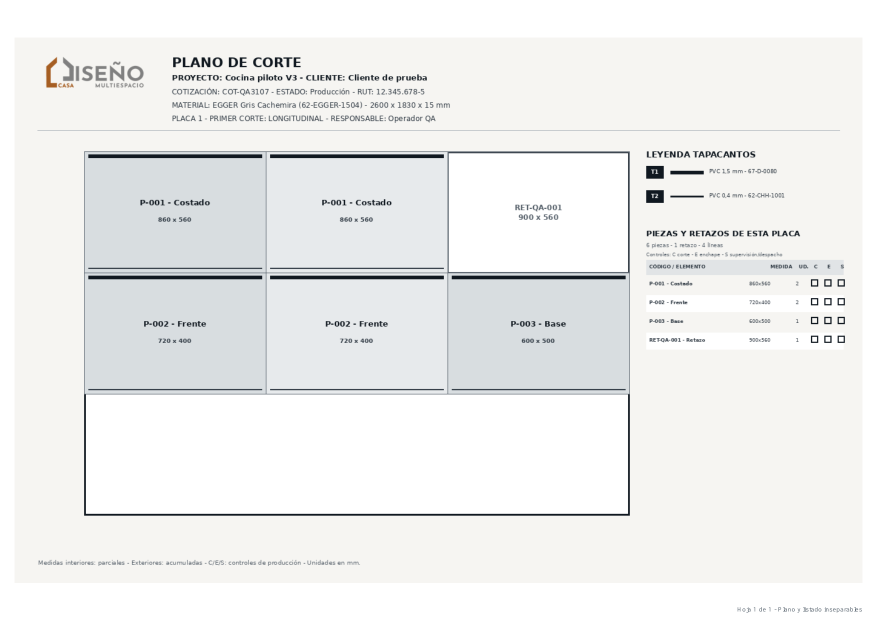
#> input picture tmp/pdfs/qa_v3_production_sheet_render.png, 1754 x 1241 px, given in place of logo-casa-diseno.png, which was not available (shown at 1/2 size)
$ python qa_v3_production_sheet.py
#> lines starting #> are read from the running program, lines starting #| are printed output that depends on the picture; pictures that were not available may be replaced by others from this repository, and a replacement may not be noted
from pathlib import Path

from PIL import Image, ImageDraw, ImageFont
from reportlab.lib.pagesizes import A4, landscape
from reportlab.lib.utils import ImageReader
from reportlab.pdfgen import canvas


ROOT = Path(__file__).resolve().parents[2]
OUTPUT = ROOT / "tmp" / "pdfs"
PNG = OUTPUT / "qa_v3_production_sheet.png"
PDF = OUTPUT / "qa_v3_production_sheet.pdf"
FONT = "/usr/share/fonts/truetype/dejavu/DejaVuSans.ttf"
FONT_BOLD = "/usr/share/fonts/truetype/dejavu/DejaVuSans-Bold.ttf"


def font(size, bold=False):
    return ImageFont.truetype(FONT_BOLD if bold else FONT, size)


image = Image.new("RGB", (1400, 900), "#f6f5f2")
draw = ImageDraw.Draw(image)
logo_path = ROOT / "public" / "logo-casa-diseno.png"
logo = Image.open(logo_path).convert("RGBA")
logo.thumbnail((190, 68))
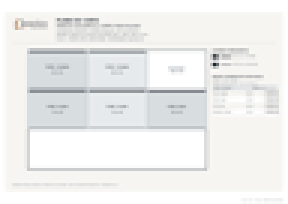
#> logo: PIL image 96x68 RGBA (shown 3 times larger); mean R, G, B, A 238.4, 239, 238.4, 255
image.paste(logo, (38, 24), logo)
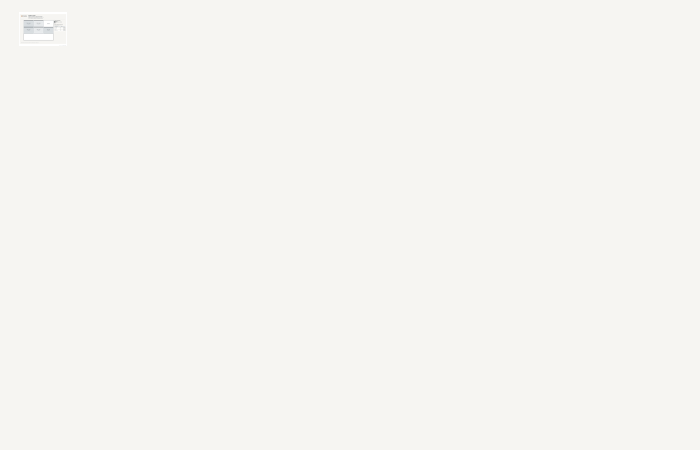
#> image: PIL image 1400x900 RGB (shown at 1/2 size); mean R, G, B 246, 245, 242

navy = "#101820"
ink = "#303a44"
muted = "#59636d"
line = "#a9b0b7"
draw.text((260, 28), "PLANO DE CORTE", fill=navy, font=font(22, True))
draw.text(
    (260, 58),
    "PROYECTO: Cocina piloto V3 - CLIENTE: Cliente de prueba",
    fill=navy,
    font=font(13, True),
)
draw.text(
    (260, 82),
    "COTIZACIÓN: COT-QA3107 - ESTADO: Producción - RUT: 12.345.678-5",
    fill=ink,
    font=font(12),
)
draw.text(
    (260, 104),
    "MATERIAL: EGGER Gris Cachemira (62-EGGER-1504) - 2600 x 1830 x 15 mm",
    fill=ink,
    font=font(12),
)
draw.text(
    (260, 126),
    "PLACA 1 - PRIMER CORTE: LONGITUDINAL - RESPONSABLE: Operador QA",
    fill=ink,
    font=font(12),
)
draw.line((38, 153, 1362, 153), fill=line, width=1)

plate = (115, 188, 1015, 788)
draw.rectangle(plate, fill="white", outline=navy, width=3)
pieces = [
    (115, 188, 415, 388, "P-001 - Costado", "860 x 560"),
    (415, 188, 715, 388, "P-001 - Costado", "860 x 560"),
    (115, 388, 415, 588, "P-002 - Frente", "720 x 400"),
    (415, 388, 715, 588, "P-002 - Frente", "720 x 400"),
    (715, 388, 1015, 588, "P-003 - Base", "600 x 500"),
]
for index, (x1, y1, x2, y2, label, measure) in enumerate(pieces):
    draw.rectangle(
        (x1, y1, x2, y2),
        fill="#d8dde0" if index % 2 == 0 else "#e7eaec",
        outline=muted,
        width=1,
    )
    draw.text(((x1 + x2) / 2, (y1 + y2) / 2 - 16), label, fill=navy, font=font(13, True), anchor="mm")
    draw.text(((x1 + x2) / 2, (y1 + y2) / 2 + 12), measure, fill=ink, font=font(10, True), anchor="mm")
    draw.line((x1 + 7, y1 + 7, x2 - 7, y1 + 7), fill=navy, width=6)
    draw.line((x1 + 7, y2 - 8, x2 - 7, y2 - 8), fill=ink, width=2)
draw.rectangle((715, 188, 1015, 388), outline=muted, width=2)
draw.text((865, 288), "RET-QA-001\n900 x 560", fill=muted, font=font(12, True), anchor="mm", align="center")

right_x = 1043
draw.text((right_x, 185), "LEYENDA TAPACANTOS", fill=navy, font=font(14, True))
for index, (code, label, width) in enumerate(
    [
        ("T1", "PVC 1,5 mm - 67-D-0080", 6),
        ("T2", "PVC 0,4 mm - 62-CHH-1001", 3),
    ]
):
    y = 225 + index * 40
    draw.rectangle((right_x, y - 13, right_x + 28, y + 7), fill=navy)
    draw.text((right_x + 14, y - 3), code, fill="white", font=font(9, True), anchor="mm")
    draw.line((right_x + 40, y - 3, right_x + 94, y - 3), fill=navy, width=width)
    draw.text((right_x + 104, y - 10), label, fill=ink, font=font(9))

list_top = 315
draw.text((right_x, list_top), "PIEZAS Y RETAZOS DE ESTA PLACA", fill=navy, font=font(13, True))
draw.text((right_x, list_top + 22), "6 piezas - 1 retazo - 4 líneas", fill=muted, font=font(9))
draw.text(
    (right_x, list_top + 38),
    "Controles: C corte - E enchape - S supervisión/despacho",
    fill=muted,
    font=font(8),
)
table_right = 1368
header_y = list_top + 52
draw.rectangle((right_x, header_y, table_right, header_y + 24), fill="#e1e4e6")
draw.text((right_x + 5, header_y + 6), "CÓDIGO / ELEMENTO", fill=ink, font=font(8, True))
draw.text((1248, header_y + 6), "MEDIDA", fill=ink, font=font(8, True))
draw.text((1295, header_y + 6), "UD.", fill=ink, font=font(8, True))
for index, label in enumerate(["C", "E", "S"]):
    draw.text((1320 + index * 22, header_y + 6), label, fill=ink, font=font(8, True))

rows = [
    ("P-001 - Costado", "860x560", "2"),
    ("P-002 - Frente", "720x400", "2"),
    ("P-003 - Base", "600x500", "1"),
    ("RET-QA-001 - Retazo", "900x560", "1"),
]
for index, (label, measure, quantity) in enumerate(rows):
    y = header_y + 34 + index * 31
    if index % 2:
        draw.rectangle((right_x, y - 7, table_right, y + 20), fill="#ffffff")
    draw.text((right_x + 5, y), label, fill=ink, font=font(8, True))
    draw.text((1248, y), measure, fill=ink, font=font(8), anchor="ra")
    draw.text((1295, y), quantity, fill=ink, font=font(8), anchor="ra")
    for box_index in range(3):
        bx = 1315 + box_index * 22
        draw.rectangle((bx, y - 2, bx + 11, y + 9), outline=navy, width=2)

draw.text(
    (39, 860),
    "Medidas interiores: parciales - Exteriores: acumuladas - C/E/S: controles de producción - Unidades en mm.",
    fill=muted,
    font=font(10),
)
image.save(PNG)
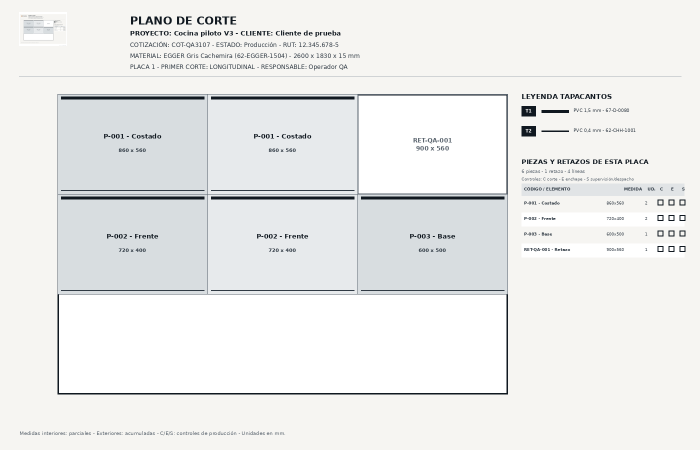
#> saved as qa_v3_production_sheet.png: PIL image 1400x900 RGB (shown at 1/2 size); mean R, G, B 235.8, 236.5, 235.8

#> (the run stopped early here; a loop or call above may not have finished)
